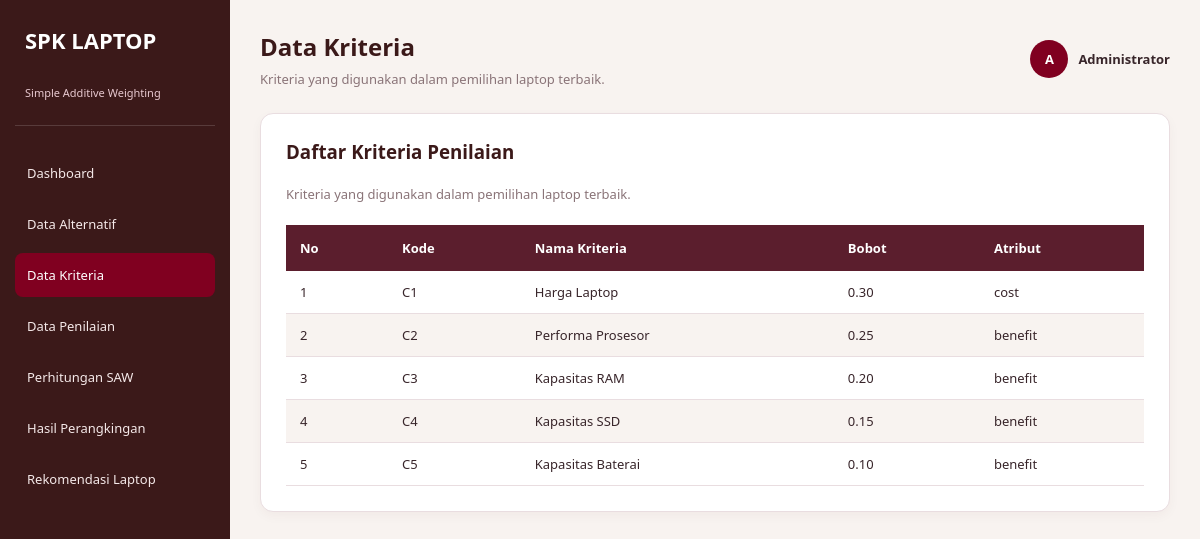
Page /kriteria.php on the committed database.
### tables this page shows
CREATE TABLE `kriteria` (
  `id` int(11) NOT NULL,
  `kode` varchar(10) NOT NULL,
  `nama` varchar(100) NOT NULL,
  `bobot` decimal(5,2) NOT NULL,
  `jenis` enum('cost','benefit') NOT NULL
);

### kriteria.php (the view, shortened to what this page needs)
<?php
require_once 'koneksi.php';
$stmt = $koneksi->query("SELECT * FROM kriteria ORDER BY id ASC");
$dataKriteria = $stmt->fetchAll(PDO::FETCH_ASSOC);
?>
<!DOCTYPE html>
<html lang="id">
<head>
    <link rel="stylesheet" href="style.css">
</head>
<body>
<div class="sidebar">
    <div class="logo">
        <h2>SPK LAPTOP</h2>
        <p>Simple Additive Weighting</p>
    </div>
    <div class="menu">
        <a href="index.php">Dashboard</a>
        <a href="alternatif.php">Data Alternatif</a>
        <a href="kriteria.php" class="active">Data Kriteria</a>
        <a href="penilaian.php">Data Penilaian</a>
        <a href="perhitungan.php">Perhitungan SAW</a>
        <a href="hasil.php">Hasil Perangkingan</a>
        <a href="rekomendasi.php">Rekomendasi Laptop</a>
    </div>
</div>
<div class="main">
    <div class="topbar">
        <div>
            <h2>Data Kriteria</h2>
            <p>Kriteria yang digunakan dalam pemilihan laptop terbaik.</p>
        </div>
        <div class="admin">
            <div class="admin-icon">A</div>
            <span>Administrator</span>
        </div>
    </div>
    <div class="content-box">
        <h3>Daftar Kriteria Penilaian</h3>
        <p>Kriteria yang digunakan dalam pemilihan laptop terbaik.</p>
        <table>
            <thead>
                <tr>
                    <th>No</th>
                    <th>Kode</th>
                    <th>Nama Kriteria</th>
                    <th>Bobot</th>
                    <th>Atribut</th>
                </tr>
            </thead>
            <tbody>
                <?php if (count($dataKriteria) > 0): ?>
                    <?php foreach ($dataKriteria as $i => $kriteria): ?>
                    <tr>
                        <td><?= $i + 1 ?></td>
                        <td><?= htmlspecialchars($kriteria['kode']) ?></td>
                        <td><?= htmlspecialchars($kriteria['nama']) ?></td>
                        <td><?= htmlspecialchars($kriteria['bobot']) ?></td>
                        <td><?= htmlspecialchars($kriteria['jenis']) ?></td>
                    </tr>
                    <?php endforeach; ?>
                <?php else: ?>
                    <tr>
                        <td colspan="5">Belum ada data kriteria.</td>
                    </tr>
                <?php endif; ?>
            </tbody>
        </table>
    </div>
</div>
</body>
</html>

### style.css (style rules this page uses)
:root { --burgundy: #800020; --maroon: #5B1E2D; --mahogany: #3B1919; --ivory: #F8F3F0; --white: #FFFFFF; --text: #38252A; --muted: #8A7478; --border: #E9DDE0; }
* { box-sizing: border-box; }
body { margin: 0; font-family: 'Segoe UI', Arial, sans-serif; background: var(--ivory); color: var(--text); }
.sidebar { position: fixed; top: 0; left: 0; width: 230px; height: 100vh; background: var(--mahogany); padding: 25px 15px; color: var(--white); }
.logo { padding: 0 10px 25px; border-bottom: 1px solid rgba(255,255,255,0.15); }
.logo h2 { margin: 0 0 7px; color: var(--white); font-size: 22px; }
.logo p { margin: 0; font-size: 11px; color: #E8C9D0; }
.menu { margin-top: 25px; }
.menu a { display: block; padding: 13px 12px; margin-bottom: 7px; border-radius: 8px; color: #F5E9E9; text-decoration: none; font-size: 13px; transition: 0.3s; }
.menu a:hover, .menu a.active { background: var(--burgundy); color: var(--white); }
.main { margin-left: 230px; padding: 30px; min-height: 100vh; }
.topbar { display: flex; justify-content: space-between; align-items: center; margin-bottom: 25px; }
.topbar h2 { margin: 0; font-size: 24px; color: var(--mahogany); }
.topbar p { margin: 7px 0 0; color: var(--muted); font-size: 13px; }
.admin { display: flex; align-items: center; gap: 10px; font-size: 13px; font-weight: 600; }
.admin-icon { width: 38px; height: 38px; border-radius: 50%; display: flex; align-items: center; justify-content: center; background: var(--burgundy); color: white; font-weight: bold; }
.content-box { margin-top: 25px; padding: 25px; background: var(--white); border: 1px solid var(--border); border-radius: 13px; box-shadow: 0 4px 12px rgba(74, 31, 31, 0.04); }
.content-box h3 { margin-top: 0; color: var(--mahogany); }
.content-box p { color: var(--muted); font-size: 13px; line-height: 1.7; }
.sidebar h2 { color: var(--white); margin-bottom: 30px; }
.content-box table { width: 100%; border-collapse: collapse; margin-top: 20px; background: var(--white); }
.content-box table th { background: var(--maroon); color: var(--white); padding: 14px; text-align: left; font-size: 13px; }
.content-box table td { padding: 12px 14px; border-bottom: 1px solid var(--border); font-size: 13px; }
.content-box table tbody tr:nth-child(even) { background: var(--ivory); }

### rows in the picture
kriteria: kode "C1", nama "Harga Laptop", bobot "0.30", jenis "cost"
kriteria: kode "C2", nama "Performa Prosesor", bobot "0.25", jenis "benefit"
kriteria: kode "C3", nama "Kapasitas RAM", bobot "0.20", jenis "benefit"
kriteria: kode "C4", nama "Kapasitas SSD", bobot "0.15", jenis "benefit"
kriteria: kode "C5", nama "Kapasitas Baterai", bobot "0.10", jenis "benefit"
